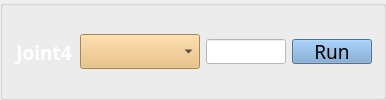
             <widget class="QGroupBox" name="groupBox_33">
              <property name="font">
               <font>
                <family>Adobe 黑体 Std R</family>
                <pointsize>14</pointsize>
               </font>
              </property>
              <property name="title">
               <string/>
              </property>
              <layout class="QGridLayout" name="gridLayout_93">
               <item row="0" column="0">
                <layout class="QHBoxLayout" name="horizontalLayout_25">
                 <item>
                  <widget class="QLabel" name="label_71">
                   <property name="minimumSize">
                    <size>
                     <width>60</width>
                     <height>25</height>
                    </size>
                   </property>
                   <property name="maximumSize">
                    <size>
                     <width>60</width>
                     <height>25</height>
                    </size>
                   </property>
                   <property name="styleSheet">
                    <string notr="true">
font: 12pt &quot;Adobe 黑体 Std R&quot;;</string>
                   </property>
                   <property name="text">
                    <string>&lt;html&gt;&lt;head/&gt;&lt;body&gt;&lt;p align=&quot;center&quot;&gt;&lt;span style=&quot; font-size:14pt; font-weight:600; color:#ffffff;&quot;&gt;Joint4&lt;/span&gt;&lt;/p&gt;&lt;/body&gt;&lt;/html&gt;</string>
                   </property>
                   <property name="alignment">
                    <set>Qt::AlignLeading|Qt::AlignLeft|Qt::AlignVCenter</set>
                   </property>
                   <property name="wordWrap">
                    <bool>false</bool>
                   </property>
                   <property name="margin">
                    <number>0</number>
                   </property>
                   <property name="indent">
                    <number>-2</number>
                   </property>
                   <property name="openExternalLinks">
                    <bool>false</bool>
                   </property>
                  </widget>
                 </item>
                 <item>
                  <widget class="QComboBox" name="comboBox_5">
                   <property name="minimumSize">
                    <size>
                     <width>120</width>
                     <height>0</height>
                    </size>
                   </property>
                   <property name="maximumSize">
                    <size>
                     <width>120</width>
                     <height>16777215</height>
                    </size>
                   </property>
                   <property name="styleSheet">
                    <string notr="true">
background-color: rgb(233, 185, 110);</string>
                   </property>
                   <item>
                    <property name="text">
                     <string/>
                    </property>
                   </item>
                   <item>
                    <property name="text">
                     <string>Position(°)</string>
                    </property>
                   </item>
                   <item>
                    <property name="text">
                     <string>Velocity(rpm)</string>
                    </property>
                   </item>
                   <item>
                    <property name="text">
                     <string>Toque(Nm)</string>
                    </property>
                   </item>
                  </widget>
                 </item>
                 <item>
                  <widget class="QLineEdit" name="motor1_control_signal_7">
                   <property name="minimumSize">
                    <size>
                     <width>80</width>
                     <height>25</height>
                    </size>
                   </property>
                   <property name="maximumSize">
                    <size>
                     <width>80</width>
                     <height>25</height>
                    </size>
                   </property>
                   <property name="styleSheet">
                    <string notr="true">background-color: rgb(255, 255, 255);</string>
                   </property>
                  </widget>
                 </item>
                 <item>
                  <widget class="QPushButton" name="motorcontrol4_2">
                   <property name="sizePolicy">
                    <sizepolicy hsizetype="Minimum" vsizetype="Fixed">
                     <horstretch>130</horstretch>
                     <verstretch>35</verstretch>
                    </sizepolicy>
                   </property>
                   <property name="minimumSize">
                    <size>
                     <width>80</width>
                     <height>25</height>
                    </size>
                   </property>
                   <property name="maximumSize">
                    <size>
                     <width>80</width>
                     <height>25</height>
                    </size>
                   </property>
                   <property name="font">
                    <font>
                     <family>Adobe 黑体 Std R</family>
                     <pointsize>14</pointsize>
                     <weight>50</weight>
                     <italic>false</italic>
                     <bold>false</bold>
                    </font>
                   </property>
                   <property name="focusPolicy">
                    <enum>Qt::NoFocus</enum>
                   </property>
                   <property name="styleSheet">
                    <string notr="true">background-color: rgb(114, 159, 207);</string>
                   </property>
                   <property name="text">
                    <string>Run</string>
                   </property>
                  </widget>
                 </item>
                </layout>
               </item>
              </layout>
             </widget>
